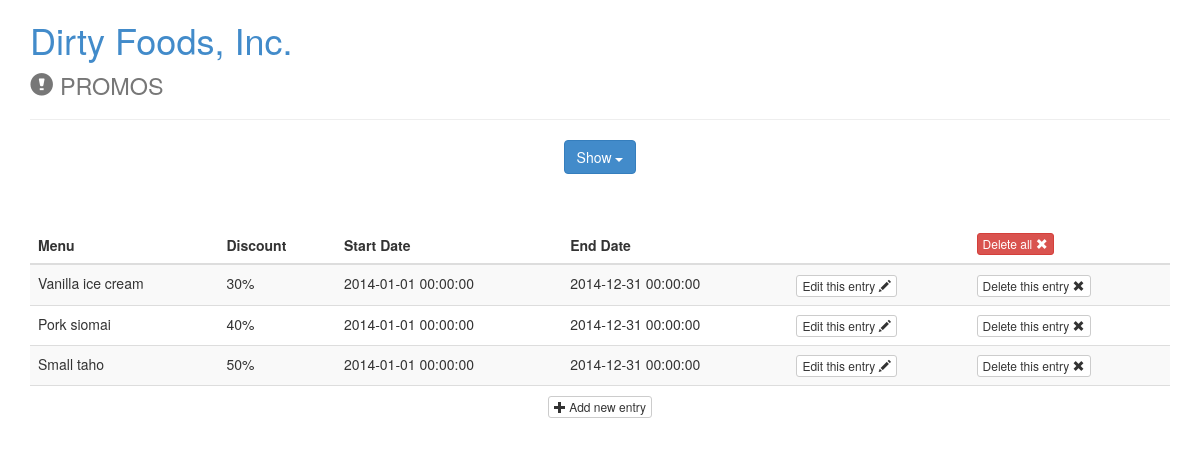
The app's page /promos.php?show=all with its own data.
### tables this page shows
CREATE TABLE `promo` (
  `promo_id` int(11) NOT NULL AUTO_INCREMENT,
  `startdate` datetime NOT NULL,
  `enddate` datetime DEFAULT NULL,
  `discount` int(11) DEFAULT NULL,
  `MENU_menu_id` int(11) NOT NULL,
  PRIMARY KEY (`promo_id`),
  KEY `fk_PROMO_MENU1_idx` (`MENU_menu_id`)
);

CREATE TABLE `menu` (
  `menu_id` int(11) NOT NULL AUTO_INCREMENT,
  `price` int(11) NOT NULL,
  `description` varchar(100) NOT NULL,
  `pax` int(11) NOT NULL,
  `FRANCHISE_TYPE_franchisetype_id` int(11) NOT NULL,
  PRIMARY KEY (`menu_id`),
  KEY `fk_MENU_FRANCHISE_TYPE1_idx` (`FRANCHISE_TYPE_franchisetype_id`)
);

### promos.php (the view, shortened to what this page needs)
<?php
$con = mysqli_connect(db_address,db_user,db_pass,db_name);
?>
<!DOCTYPE html>
<html lang="en">
<head>
	<link rel="stylesheet" href="css/bootstrap.min.css">
	<link rel="stylesheet" href="css/bootstrap-datetimepicker.min.css">
</head>
<body>
	<div class="container">
		<h1><a href="index.php">Dirty Foods, Inc.</a><br><small><span class="glyphicon glyphicon-exclamation-sign"></span> PROMOS</small></h1>
		<hr>
	</div>
	<div class="container text-center">
		<div class="btn-group">
			<button class="btn btn-primary dropdown-toggle" data-toggle="dropdown">Show <span class="caret"></span></button>
		</div>
	</div>
<?php
	if (isset($_GET['show'])) {
		if ($_GET['show'] == 'all') {
			$result = mysqli_query($con, "SELECT promo. *, description FROM promo, menu WHERE MENU_menu_id=menu_id;");
		}
?>
	<div class="container content">
		<table class="table table-striped">
			<thead>
				<tr>
					<th>Menu</th>
					<th>Discount</th>
					<th>Start Date</th>
					<th>End Date</th>
					<th></th>
					<th>
						<form action="?deleteall" id='delete' method="post"><button type="submit" id='deleteButton' class="btn btn-danger btn-xs">Delete all <span class="glyphicon glyphicon-remove"></span></button></form>
					</th>
				</tr>
			</thead>
		<?php
			while ($row = mysqli_fetch_array($result)) {
				echo "<tr>";
				echo "<td>" . $row['description'] . "</td>";
				echo "<td>" . $row['discount'] . "%</td>";
				echo "<td>" . $row['startdate'] . "</td>";
				echo "<td>" . $row['enddate'] . "</td>";
				echo "
				<td>
					<form action='?edit' method='post'>
						<input type='hidden' name='promo_id' value=" . $row['promo_id']. ">
						<button type='submit' class='btn btn-default btn-xs'>Edit this entry <span class='glyphicon glyphicon-pencil'></span></button>
					</form>
				</td>
				";
				echo "
				<td>
					<form action='?delete' method='post' id='delete' >
						<input type='hidden' name='promo_id' value=" . $row['promo_id']. ">
						<button type='submit' class='btn btn-default btn-xs'>Delete this entry <span class='glyphicon glyphicon-remove'></span></button>
					</form>
				</td>
				";
				echo "</tr>";
			}
		?>
		<tr><td colspan=9 class="text-center"><a href="?add" class="btn btn-default btn-xs"><span class="glyphicon glyphicon-plus"></span> Add new entry</a></td></tr>
		</table>
	</div>
<?php
	}
?>
</body>
</html>

### promos.php (style rules this page uses)
.content { margin-top: 50px; margin-bottom: 50px; }

### records on screen
promo: menu.description "Vanilla ice cream", discount "30", startdate "2014-01-01 00:00:00", enddate "2014-12-31 00:00:00"
promo: menu.description "Pork siomai", discount "40", startdate "2014-01-01 00:00:00", enddate "2014-12-31 00:00:00"
promo: menu.description "Small taho", discount "50", startdate "2014-01-01 00:00:00", enddate "2014-12-31 00:00:00"
